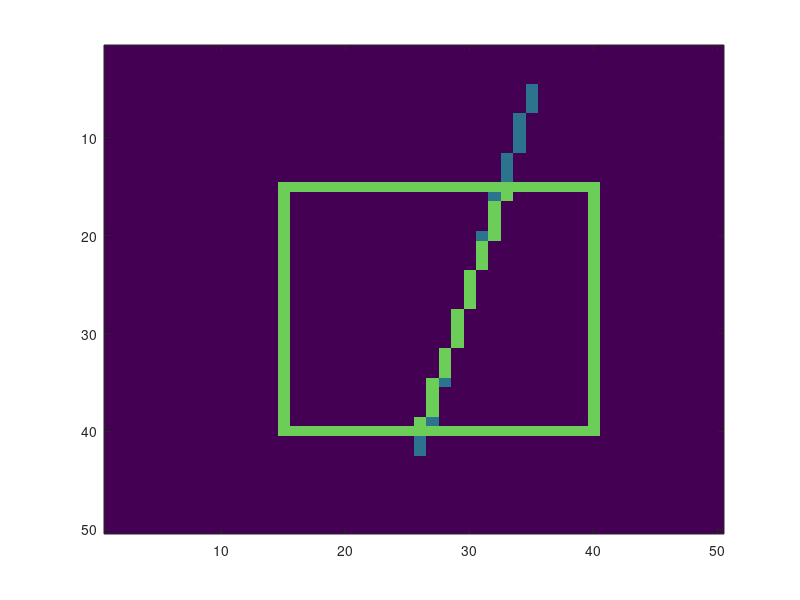

Source code (MATLAB):
function [] = hw4()

    D = 50;
    I = zeros(D, D);
    value1 = 50;
    value2 = 25;

    x1 = 26; y1 = 42;
    x2 = 35; y2 = 5;
    xL = 15; xR = D-10; yB = 15; yT = D-10;
    
    I = plotLine(I, xL, yB, xL, yT, value1);
    I = plotLine(I, xL, yT, xR, yT, value1);
    I = plotLine(I, xR, yT, xR, yB, value1);
    I = plotLine(I, xR, yB, xL, yB, value1);
    I = plotLine(I, x1, y1, x2, y2, value2);
    image(transpose(I));
    
    ti=0; t0=1; dx=x2-x1;
    visible = false;
    [ti, t0, visible] = clipt(-dx, x1-xL, ti, t0);
    if(visible)
        [ti, t0, visible] = clipt(dx, xR-x1, ti, t0);
        if(visible)
           dy = y2-y1;
           [ti, t0, visible] = clipt(-dy, y1-yB, ti, t0);
           if(visible)
              [ti, t0, visible] = clipt(dy, yT-y1, ti, t0);
              if(visible)
                  if(t0 < 1)
                      x2 = round(x1 + t0*dx);
                      y2 = round(y1 + t0*dy);
                  end
                  if(ti > 0)
                     x1 = round(x1 + ti*dx);
                     y1 = round(y1 + ti*dy);
                  end
                  I = plotLine(I, x1, y1, x2, y2, value1);
                  image(transpose(I));
              end
           end
        end
    end
end

function [ti, t0, visible] = clipt(d, q, ti, t0)
    visible = true;
    if ((d == 0) && (q < 0))
        visible = false;
    else if (d < 0)
            t = q/d;
            if (t > t0)
                visible = false;
            else if (t > ti)
                    ti = t;
                end
            end
        else if (d > 0)
                t = q/d;
                if (t < t0)
                    t0 = t;
                end
            end
        end
    end
end

function newImage = plotLine(I, x1, y1, x2, y2, value)

    newImage = I;

    dx = abs(x2-x1);
    dy = abs(y2-y1);

    reverse = (dy > dx);
    if(reverse)
        d=x1; x1=y1; y1=d;
        d=x2; x2=y2; y2=d;
        d=dx; dx=dy; dy=d;
    end

    incX = sign(x2-x1); %(x2>x1) ? 1 : -1
    incY = sign(y2-y1);

    % d0 = 2dy-dx
    p = 2*dy - dx;
    y = y1;
    for x = x1:incX:x2 
        if(reverse)
            newImage(y,x) = value;
        else 
            newImage(x,y) = value;
        end
        yDiff = max(sign(p), 0)*incY; %(p>0): incY:0;
        y = y + yDiff;
        p = p + 2*dy - 2*dx*abs(yDiff);
    end

end